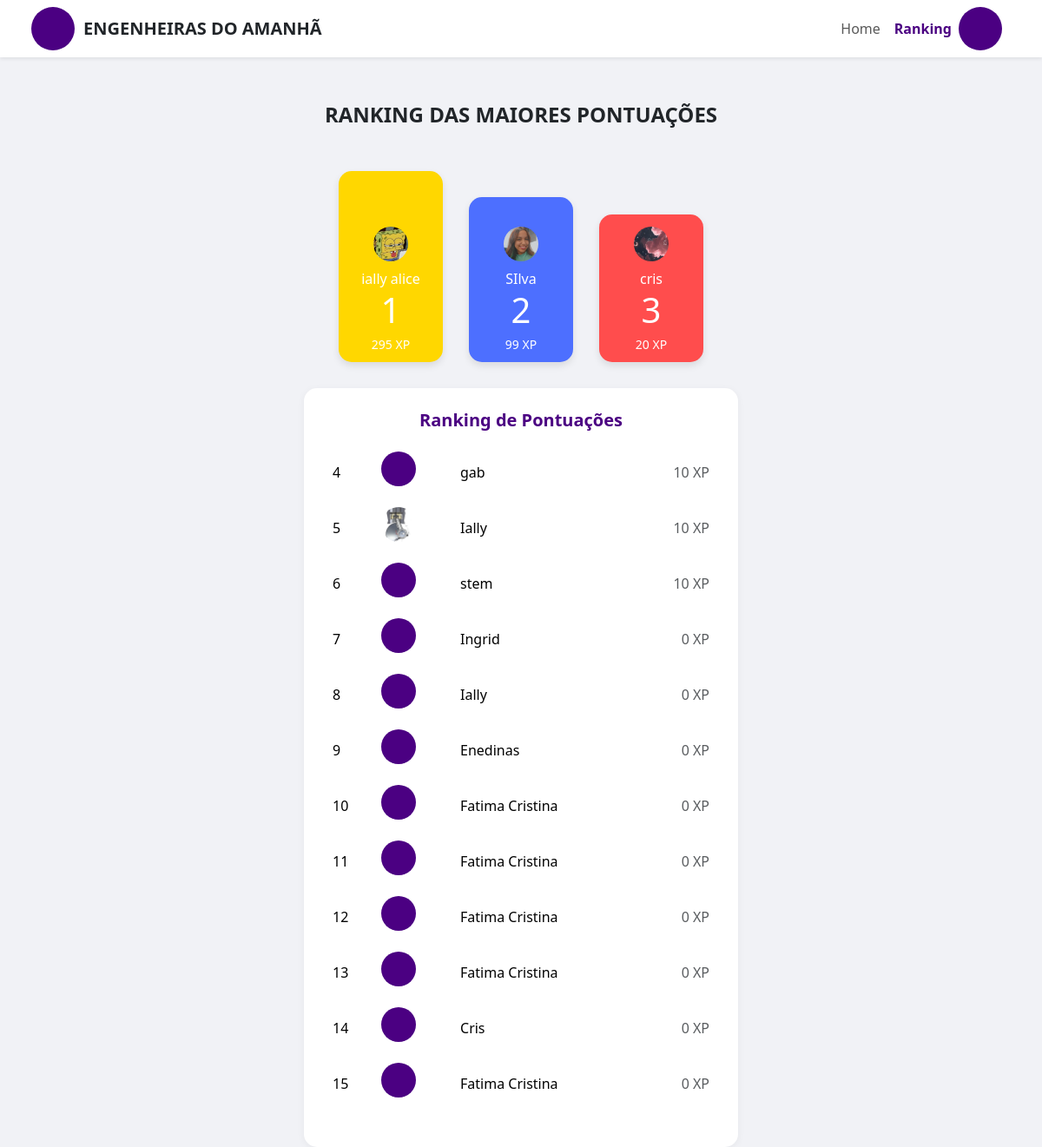
The page /ranking/ on the database its author committed.
### comunidade/models.py (models this page shows, shortened)
class Perfil(models.Model):
    user = models.OneToOneField(User, on_delete=models.CASCADE)
    telefone = models.CharField(max_length=20, blank=True)
    pontos = models.IntegerField(default=0)
    foto = models.ImageField(upload_to='perfil/', blank=True, null=True)
    ultima_interacao = models.DateField(null=True, blank=True)

### comunidade/views.py (the view)
# urls.py: path('ranking/', ranking_view, name='ranking'),
def ranking_view(request):
    perfis = Perfil.objects.select_related('user').order_by('-pontos')
    context = {
        'podio': perfis[:3],
        'restantes': perfis[3:],
    }
    return render(request, 'comunidade/ranking.html', context)

### comunidade/templates/comunidade/ranking.html (shortened to what this page needs)
{% load static %}
<!DOCTYPE html>
<html lang="pt-br">
<head>
  <link href="https://cdn.jsdelivr.net/npm/bootstrap@5.3.2/dist/css/bootstrap.min.css" rel="stylesheet">
  <link rel="stylesheet" href="https://cdn.jsdelivr.net/npm/bootstrap-icons@1.10.5/font/bootstrap-icons.css">
</head>
<body>
<nav class="navbar navbar-expand-lg bg-white shadow-sm px-4 fixed-top">
  <div class="container-fluid">
    <div class="d-flex align-items-center">
      <div class="logo-circle"></div>
      <span class="navbar-brand fw-bold text-uppercase text-dark mb-0">Engenheiras do Amanhã</span>
    </div>
    <ul class="navbar-nav ms-auto d-flex align-items-center">
      <li class="nav-item"><a class="nav-link" href="{% url 'pagina_inicial' %}">Home</a></li>
      <li class="nav-item"><a class="nav-link active" href="{% url 'ranking' %}">Ranking</a></li>
    </ul>
    {% if request.user.perfil.foto %}
      <img src="{{ request.user.perfil.foto.url }}" class="rounded-circle" style="width: 40px; height: 40px; object-fit: cover; cursor: pointer;" data-bs-toggle="offcanvas" data-bs-target="#sidebarPerfil" aria-controls="sidebarPerfil">
    {% else %}
      <div class="logo-circle" data-bs-toggle="offcanvas" data-bs-target="#sidebarPerfil" aria-controls="sidebarPerfil" style="cursor: pointer;"></div>
    {% endif %}
  </div>
</nav>
<div class="container mt-5 text-center">
  <h4 class="fw-bold text-purple mb-4">RANKING DAS MAIORES PONTUAÇÕES</h4>
  <div class="podium">
    {% for perfil in podio %}
      <div class="podium-box {% if forloop.counter == 2 %}first{% elif forloop.counter == 1 %}second{% else %}third{% endif %}">
        {% if perfil.foto %}
          <img src="{{ perfil.foto.url }}" alt="Foto de perfil" class="foto-perfil">
        {% else %}
          <div class="fallback-foto"></div>
        {% endif %}
        <div>{{ perfil.user.first_name|default:"Usuário" }}</div>
        <div class="display-6">{{ forloop.counter }}</div>
        <div class="xp">{{ perfil.pontos }} XP</div>
      </div>
    {% endfor %}
  </div>
  <div class="ranking-table">
    <h5 class="mb-3">Ranking de Pontuações</h5>
    <table class="table table-borderless text-start">
      <tbody>
        {% for perfil in restantes %}
        <tr>
          <td>{{ forloop.counter|add:3 }}</td>
          <td>
            {% if perfil.foto %}
              <img src="{{ perfil.foto.url }}" alt="Foto de perfil" class="foto-perfil">
            {% else %}
              <div class="fallback-foto"></div>
            {% endif %}
          </td>
          <td>{{ perfil.user.first_name }}</td>
          <td class="text-end text-muted">{{ perfil.pontos }} XP</td>
        </tr>
        {% empty %}
        <tr><td colspan="4" class="text-center text-muted">Sem outros usuários no ranking.</td></tr>
        {% endfor %}
      </tbody>
    </table>
  </div>
</div>
</body>
</html>

### comunidade/templates/comunidade/ranking.html (style rules this page uses)
body { background-color: #f1f2f6; font-family: 'Segoe UI', sans-serif; padding-top: 70px; }
.logo-circle { width: 50px; height: 50px; background-color: #4B0082; border-radius: 50%; margin-right: 10px; }
.nav-link.active { font-weight: bold; color: #4B0082 !important; }
.podium { display: flex; justify-content: center; align-items: flex-end; margin: 50px 0 30px; gap: 30px; flex-wrap: wrap; }
.podium-box { display: flex; flex-direction: column; justify-content: flex-end; align-items: center; border-radius: 15px; color: white; width: 120px; padding: 10px; box-shadow: 0 4px 8px rgba(0,0,0,0.1); }
.first { background-color: #4d6fff; height: 190px; }
.second { background-color: #ffd700; height: 220px; }
.third { background-color: #ff4d4d; height: 170px; }
.foto-perfil { width: 40px; height: 40px; border-radius: 50%; object-fit: cover; margin-bottom: 8px; }
.fallback-foto { width: 40px; height: 40px; background-color: #4B0082; border-radius: 50%; margin-bottom: 8px; }
.xp { font-size: 14px; margin-top: 5px; }
.ranking-table { background: white; border-radius: 15px; padding: 25px; box-shadow: 0 2px 10px rgba(0,0,0,0.05); margin: 0 auto; max-width: 500px; }
.ranking-table h5 { font-weight: bold; color: #4B0082; }
.ranking-table td { vertical-align: middle; }

### rows shown on the page
Perfil: foto (picture), user.first_name "ially alice", pontos "295"
Perfil: foto (picture), user.first_name "SIlva", pontos "99"
Perfil: foto (picture), user.first_name "cris", pontos "20"
Perfil: user.first_name "gab", pontos "10"
Perfil: foto (picture), user.first_name "Ially", pontos "10"
Perfil: user.first_name "stem", pontos "10"
Perfil: user.first_name "Ingrid", pontos "0"
Perfil: user.first_name "Ially", pontos "0"
Perfil: user.first_name "Enedinas", pontos "0"
Perfil: user.first_name "Fatima Cristina", pontos "0"
Perfil: user.first_name "Fatima Cristina", pontos "0"
Perfil: user.first_name "Fatima Cristina", pontos "0"
Perfil: user.first_name "Fatima Cristina", pontos "0"
Perfil: user.first_name "Cris", pontos "0"
Perfil: user.first_name "Fatima Cristina", pontos "0"
